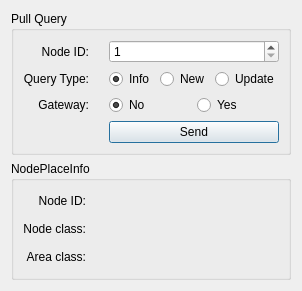
<ui version="4.0" >
 <class>PullNodePlaceInfoDialog</class>
 <widget class="QDialog" name="PullNodePlaceInfoDialog" >
  <property name="geometry" >
   <rect>
    <x>0</x>
    <y>0</y>
    <width>299</width>
    <height>291</height>
   </rect>
  </property>
  <property name="windowTitle" >
   <string>Pull NodePlaceInfo</string>
  </property>
  <property name="windowIcon" >
   <iconset resource="Monitor.qrc" >:/Monitor/resources/monitor.png</iconset>
  </property>
  <layout class="QGridLayout" >
   <item row="0" column="0" >
    <widget class="QGroupBox" name="groupBox" >
     <property name="title" >
      <string>Pull Query</string>
     </property>
     <layout class="QGridLayout" >
      <property name="horizontalSpacing" >
       <number>20</number>
      </property>
      <item row="0" column="0" >
       <widget class="QLabel" name="label" >
        <property name="text" >
         <string>Node ID:</string>
        </property>
        <property name="alignment" >
         <set>Qt::AlignRight|Qt::AlignTrailing|Qt::AlignVCenter</set>
        </property>
       </widget>
      </item>
      <item row="0" column="1" >
       <widget class="QSpinBox" name="nodeIdSpinBox" >
        <property name="sizePolicy" >
         <sizepolicy vsizetype="Fixed" hsizetype="Expanding" >
          <horstretch>0</horstretch>
          <verstretch>0</verstretch>
         </sizepolicy>
        </property>
        <property name="minimum" >
         <number>1</number>
        </property>
       </widget>
      </item>
      <item row="1" column="0" >
       <widget class="QLabel" name="label_2" >
        <property name="text" >
         <string>Query Type:</string>
        </property>
        <property name="alignment" >
         <set>Qt::AlignRight|Qt::AlignTrailing|Qt::AlignVCenter</set>
        </property>
       </widget>
      </item>
      <item row="1" column="1" >
       <widget class="QWidget" native="1" name="widget" >
        <layout class="QHBoxLayout" >
         <property name="leftMargin" >
          <number>0</number>
         </property>
         <property name="topMargin" >
          <number>0</number>
         </property>
         <property name="rightMargin" >
          <number>0</number>
         </property>
         <property name="bottomMargin" >
          <number>0</number>
         </property>
         <item>
          <widget class="QRadioButton" name="infoRadioButton" >
           <property name="text" >
            <string>Info</string>
           </property>
           <property name="checked" >
            <bool>true</bool>
           </property>
          </widget>
         </item>
         <item>
          <widget class="QRadioButton" name="newRadioButton" >
           <property name="text" >
            <string>New</string>
           </property>
          </widget>
         </item>
         <item>
          <widget class="QRadioButton" name="updateRadioButton" >
           <property name="text" >
            <string>Update</string>
           </property>
          </widget>
         </item>
        </layout>
       </widget>
      </item>
      <item row="2" column="0" >
       <widget class="QLabel" name="label_3" >
        <property name="text" >
         <string>Gateway:</string>
        </property>
        <property name="alignment" >
         <set>Qt::AlignRight|Qt::AlignTrailing|Qt::AlignVCenter</set>
        </property>
       </widget>
      </item>
      <item row="2" column="1" >
       <widget class="QWidget" native="1" name="widget_2" >
        <layout class="QHBoxLayout" >
         <property name="leftMargin" >
          <number>0</number>
         </property>
         <property name="topMargin" >
          <number>0</number>
         </property>
         <property name="rightMargin" >
          <number>0</number>
         </property>
         <property name="bottomMargin" >
          <number>0</number>
         </property>
         <item>
          <widget class="QRadioButton" name="noRadioButton" >
           <property name="text" >
            <string>No</string>
           </property>
           <property name="checked" >
            <bool>true</bool>
           </property>
          </widget>
         </item>
         <item>
          <widget class="QRadioButton" name="yesRadioButton" >
           <property name="text" >
            <string>Yes</string>
           </property>
          </widget>
         </item>
        </layout>
       </widget>
      </item>
      <item row="3" column="1" >
       <widget class="QPushButton" name="sendQueryButton" >
        <property name="text" >
         <string>Send</string>
        </property>
       </widget>
      </item>
     </layout>
    </widget>
   </item>
   <item row="1" column="0" >
    <widget class="QGroupBox" name="groupBox_2" >
     <property name="title" >
      <string>NodePlaceInfo</string>
     </property>
     <layout class="QGridLayout" >
      <item row="0" column="0" >
       <widget class="QLabel" name="label_4" >
        <property name="text" >
         <string>Node ID:</string>
        </property>
        <property name="alignment" >
         <set>Qt::AlignRight|Qt::AlignTrailing|Qt::AlignVCenter</set>
        </property>
       </widget>
      </item>
      <item row="0" column="1" >
       <widget class="QLabel" name="nodeIdLabel" >
        <property name="sizePolicy" >
         <sizepolicy vsizetype="Preferred" hsizetype="Expanding" >
          <horstretch>0</horstretch>
          <verstretch>0</verstretch>
         </sizepolicy>
        </property>
        <property name="text" >
         <string/>
        </property>
       </widget>
      </item>
      <item row="1" column="0" >
       <widget class="QLabel" name="label_7" >
        <property name="text" >
         <string>Node class:</string>
        </property>
        <property name="alignment" >
         <set>Qt::AlignRight|Qt::AlignTrailing|Qt::AlignVCenter</set>
        </property>
       </widget>
      </item>
      <item row="1" column="1" >
       <widget class="QLabel" name="nodeClassLabel" >
        <property name="sizePolicy" >
         <sizepolicy vsizetype="Preferred" hsizetype="Expanding" >
          <horstretch>0</horstretch>
          <verstretch>0</verstretch>
         </sizepolicy>
        </property>
        <property name="text" >
         <string/>
        </property>
       </widget>
      </item>
      <item row="2" column="0" >
       <widget class="QLabel" name="label_8" >
        <property name="text" >
         <string>Area class:</string>
        </property>
        <property name="alignment" >
         <set>Qt::AlignRight|Qt::AlignTrailing|Qt::AlignVCenter</set>
        </property>
       </widget>
      </item>
      <item row="2" column="1" >
       <widget class="QLabel" name="areaClassLabel" >
        <property name="sizePolicy" >
         <sizepolicy vsizetype="Preferred" hsizetype="Expanding" >
          <horstretch>0</horstretch>
          <verstretch>0</verstretch>
         </sizepolicy>
        </property>
        <property name="text" >
         <string/>
        </property>
       </widget>
      </item>
     </layout>
    </widget>
   </item>
  </layout>
 </widget>
 <resources>
  <include location="Monitor.qrc" />
 </resources>
 <connections/>
</ui>
